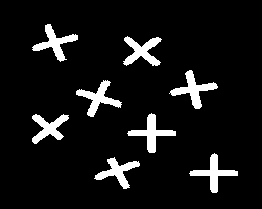
#> input picture cc.png, 262 x 209 px
$ python 'Connected Component Analysis.py'
#> lines starting #> are read from the running program, lines starting #| are printed output that depends on the picture; after the words box and inside, x2 and y2 are one past the last pixel; in counts of white or black regions, pixels touching at a corner belong together
import numpy as np, cv2 as cv

#To break multiple nested lists/sublists into one list
def Flatten(a, ClassTypes=(list, tuple)):
    ClassType = type(a)
    if ClassType == int:
        return a
    else:
        a = list(a)
        i = 0
        while i < len(a):
            while isinstance(a[i], ClassTypes):
                if not a[i]:
                    a.pop(i)
                    i -= 1
                    break
                else:
                    a[i:i + 1] = a[i]
            i += 1
        a.sort()
        return ClassType(a)

#Connected Component Analysis using 4 connectivity -- To determine how many objects are there in the picture
def ConnectedComponentAnalysis():

    #img = np.array(((1,1,1,1),(1,255,255,255),(1,255,255,255),(1,255,255,1)))       #For testing

    img = np.array(cv.imread('cc.png',0))      #reading image and storing in numpy array
#> img: shape (209, 262); values 1 (black) and 255 (white), 8% white; 8 white regions, largest, box (x1, y1, x2, y2) and area: (169, 70, 218, 109) 582, (127, 113, 176, 153) 571, (76, 80, 122, 117) 561
##    cv.imshow('Pic',img)
##    cv.waitKey(10000)
##    cv.destroyAllWindows()
    r,c = np.shape(img)         #to get dimensions of my image
#> r = 209; c = 262

# [5 lines of commented-out code are left out]

    labelling_img = np.zeros((int(r),int(c)),dtype=np.uint8)      #creating image of zeros of size 501x501

    label_table = [];           #declaring label table
    label = int(0)              #label counter

    #First Pass
    for i in range(r):
        for j in range(c):

            if (img[i,j] != 1):
                #print(str(i)+','+str(j))

                if(i==0):
                    if(j==0):
                        LeftPixel = 0
                        UpperPixel = 0
                    else:
                        UpperPixel = 0
                        LeftPixel = img [0,j-1]
                elif (j==0):
                    UpperPixel = img [i-1,0]
                    LeftPixel = 0
                else:
                    UpperPixel = img [i-1,j]
                    LeftPixel = img [i,j-1]

                if (UpperPixel == LeftPixel == 1):

                    label=label+1
                    labelling_img [i,j] = label
                    label_table.append(label)

                elif (UpperPixel == 255 and LeftPixel == 255):

                    UpperLabel = labelling_img [i-1,j]
                    LeftLabel = labelling_img [i,j-1]

                    if(UpperLabel == LeftLabel):

                        labelling_img[i,j] = UpperLabel

                    else:
                        #UpperPixel is prefered
                        labelling_img [i,j] = UpperLabel

                        #Index = label_table.index(UpperLabel)       #Check
                        Index = label_table.index(label_table[UpperLabel-1])    #Index = UpperLabel-1

                        temp = []
                        temp.append(label_table[Index])
                        #temp.append(label_table[UpperLabel-1])      #Could work -- don't need index

                        temp.append(LeftLabel)

                        temp = Flatten(temp)
                        #temp.sort()

                        label_table.pop(Index)

##                        for label in range(len(label_table)):
##                            if (label == LeftLabel):
##                                label_table.remove(label)

                        if LeftLabel in label_table:            #Error - If leftlabel exists, remove it from label table
                            label_table.remove(LeftLabel)
                        label_table.insert(Index,temp)

                else:

                    if(UpperPixel == 255):
                        labelling_img [i,j] = labelling_img [i-1,j]
                    else:
                        labelling_img [i,j] = labelling_img [i,j-1]
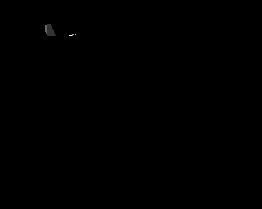
#> labelling_img: shape (209, 262); min 0, max 5, mean 0.00247; drawn with min black and max white
#> after the loop, label = 5; label_table = [[1, 2, 2, 2, 2, 2, 2, 2, 2, 2], 3, 5]

    #Second Pass

    temp=[]
    for k in range(len(label_table)):

        if type(label_table[k])==list:
            temp.append(np.unique(Flatten(label_table[k])).tolist())
        else:
            temp.append(label_table[k])
            label_table.pop(k)
            label_table.insert(k,temp[k])


    for k in range(len(label_table)):
        if type(label_table[k]) == list:
            LowestElement = label_table[k][0]
            label_table[k] = LowestElement          #Removing higher entries in that cell
##             for m in range(1,len(label_table[k])):
##
##                 for


    return label_table

l_table=[];
#> (the run stopped early here; a loop or call above may not have finished)
